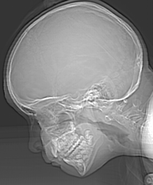
%> input picture matlab/pics/chapter_2/Fig0221(a)(ctskull-256).tif, 153 x 185 px, shrunk from 374 x 452 before the run
$ octave chapter2.m   (GNU Octave 9; MATLAB toolbox functions it lacks are replaced by stand-ins)
%> lines starting %> are read from the running program, lines starting %| are printed output that depends on the picture; in (x1, y1, x2, y2) boxes, pixels count from 0 and x2, y2 are one past the last pixel; in counts of white or black regions, pixels touching at a corner belong together; the program's own positions count from 1
%% Figura 2.21 - Varia玢o do n鷐ero de n韛eis de intensidade em uma imagem digital.
home;
clear;
src = imread('../pics/chapter_2/Fig0221(a)(ctskull-256).tif');
%> src is the input picture: size 185x153 uint8; min 15, max 255, mean 129.4

b = uint8(floor(double(src)/2));
c = uint8(floor(double(src)/4));
d = uint8(floor(double(src)/8));
e = uint8(floor(double(src)/16));
f = uint8(floor(double(src)/32));
g = uint8(floor(double(src)/64));
h = uint8(floor(double(src)/128));
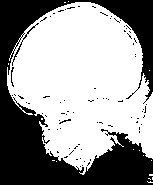
%> h: size 185x153 uint8; values 0 (black) and 1 (white), 60% white; 81 black regions (78 under 20 px), largest, box (x1, y1, x2, y2) and area: (0, 0, 153, 185) 10988, (12, 23, 39, 66) 70, (11, 67, 14, 87) 26

figure;
subplot(2,4,1);
imshow(src, [])
subplot(2,4,2);
imshow(b, [])
subplot(2,4,3);
imshow(c, [])
subplot(2,4,4);
imshow(d, [])
subplot(2,4,5);
imshow(e, [])
subplot(2,4,6);
imshow(f, [])
subplot(2,4,7);
imshow(g, [])
subplot(2,4,8);
imshow(h, [])

%% Figura 2.26 - Adi玢o(para c醠culo da m閐ia) de imagens ruidosas para a redu玢o de ru韉os.
home;
clear;
img = imread('../pics/chapter_2/Fig0226(galaxy_pair_original).tif');
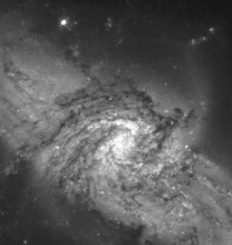
%> input picture matlab/pics/chapter_2/Fig0226(galaxy_pair_original).tif, 232 x 245 px, shrunk from 566 x 598 before the run
%> img is the input picture: size 245x232 uint8; min 19, max 255, mean 89.9

k = [1 5 10 20 50 100];
figure;
for i=1:length(k)
  img_ruido = uint16(zeros(size(img)));

  for j=1:k(i)
    %Simula o ru韉o
    img_ruido = img_ruido + uint16(imnoise(img,'gaussian',0,(64/256)^2));
  end

  subplot(2,3,i)
  imshow(uint8(img_ruido/k(i)))
end
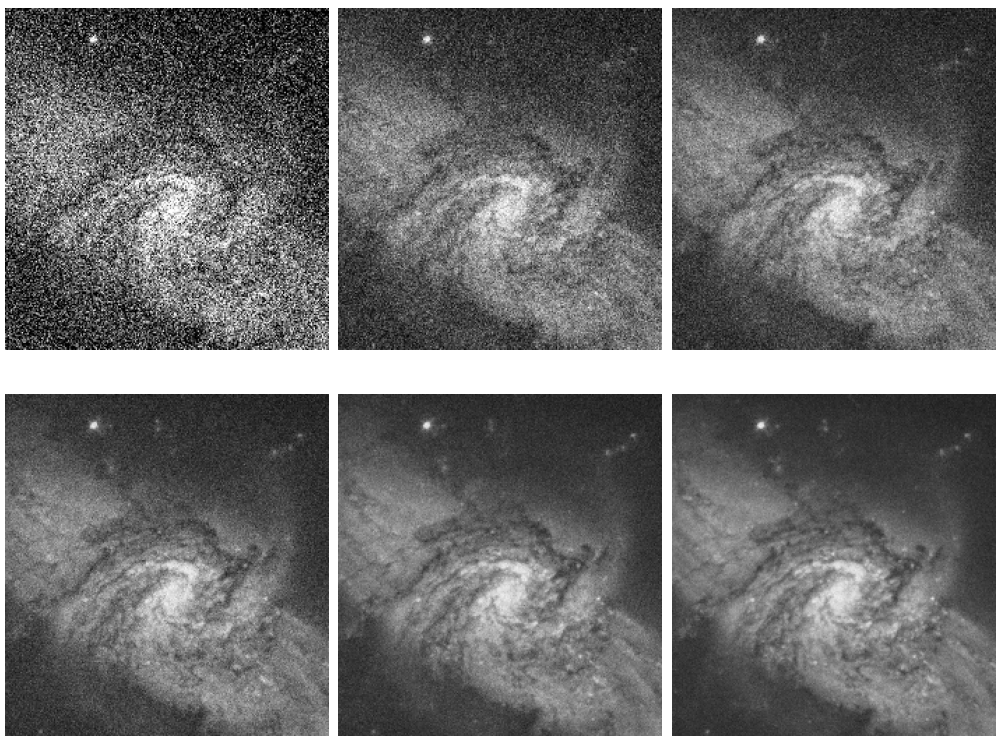
%> figure redrawn from the program's plot data, 6 panels

%% Figura 2.27 - Subtra玢o de imagens para realce de diferen鏰s
home;
clear;
src = imread('../pics/chapter_2/Fig0227(a)(washington_infrared).tif');
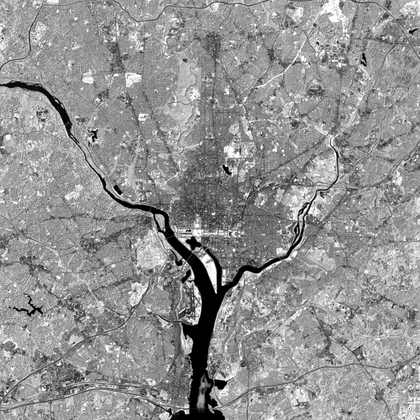
%> input picture matlab/pics/chapter_2/Fig0227(a)(washington_infrared).tif, 420 x 420 px, shrunk from 1024 x 1024 before the run
%> src is the input picture: size 420x420 uint8; min 0, max 255, mean 146.2

b = bitset(src,1,0);
%> b: size 420x420 uint8
c = imabsdiff(src,b);
%> c: size 420x420 uint8; values 0 (black) and 1 (white), 49.4% white in thin lines or dots
c = rescale(c);

figure;
subplot(1,3,1);
imshow(src);
subplot(1,3,2);
imshow(b);
subplot(1,3,3);
imshow(c);

%% Figura 2.28 - Imagens de Raio X
home;
clear;
src_a = imread('../pics/chapter_2/Fig0228(a)(angiography_mask_image).tif');
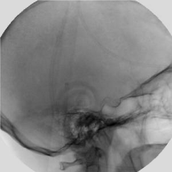
%> input picture matlab/pics/chapter_2/Fig0228(a)(angiography_mask_image).tif, 172 x 172 px, shrunk from 420 x 420 before the run
%> src_a is the input picture: size 172x172 uint8; min 0, max 227, mean 130.7
src_b = imread('../pics/chapter_2/Fig0228(b)(angiography_live_ image).tif');
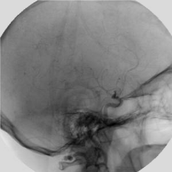
%> input picture matlab/pics/chapter_2/Fig0228(b)(angiography_live_ image).tif, 172 x 172 px, shrunk from 420 x 420 before the run
%> src_b is the input picture: size 172x172 uint8; min 0, max 227, mean 129.3

c = double(src_a) - double(src_b);
%> c: size 172x172 double
c = 1 - c;
c = mat2gray(c);

d = c - 100/255;
%> d: size 172x172 double

figure;
subplot(2,2,1);
imshow(src_a);
subplot(2,2,2);
imshow(src_b);
subplot(2,2,3);
imshow(c);
subplot(2,2,4);
imshow(d);

%% Figura 2.29 - Corre玢o de sombreamento
home;
clear;
src = imread('../pics/chapter_2/Fig0229(a)(tungsten_filament_shaded).tif');
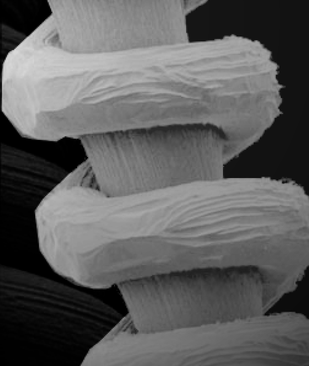
%> input picture matlab/pics/chapter_2/Fig0229(a)(tungsten_filament_shaded).tif, 309 x 366 px, shrunk from 754 x 892 before the run
%> src is the input picture: size 366x309 uint8; min 0, max 217, mean 93.5
%> (the run ends here)
